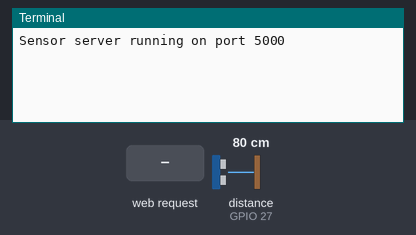
Bench run of a program on a simulated Raspberry Pi (BCM pin numbers). On the bench: the last lines printed to the terminal. The inputs (shaded band) are chosen by the test bench; at power-on: distance to the obstacle (sensor on GPIO 27) 80 cm. The echo pulse lasts 58.3 µs per cm; threads take turns every 2 ms.

Above: at 1.2 s.
1.3 s: HTTP request for /distance received
At 1.9 s:
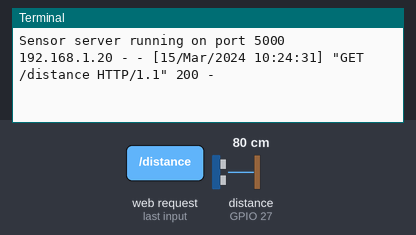
2.8 s: HTTP request for / received
At 4.2 s:
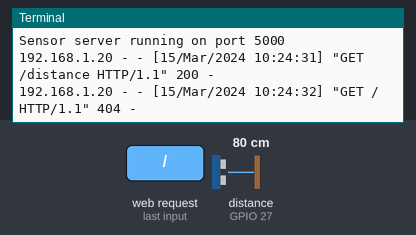

Measured:
- after the input at 1.3 s, the terminal: prints a new line at once (image 1)
- after the input at 2.8 s, the terminal: prints a new line at once (image 2)

The program:

sensor_server.py
```python
import threading
from http.server import BaseHTTPRequestHandler, HTTPServer
from gpiozero import DistanceSensor
from time import sleep

# Initialize sensor
sensor = DistanceSensor(echo=27, trigger=17, max_distance=4.0)

# Global variable for distance
current_distance = 0.0

# Measurement loop (runs in background thread)
def measure_loop():
    global current_distance
    while True:
        current_distance = sensor.distance * 100  # Convert meters to cm
        sleep(0.2)  # Update (in seconds)

# HTTP handler for /distance
class DistanceHandler(BaseHTTPRequestHandler):
    def do_GET(self):
        if self.path == '/distance':
            self.send_response(200)
            self.send_header('Content-type', 'text/plain')
            self.send_header('Access-Control-Allow-Origin', '*')  # Allow browser access from any origin
            self.end_headers()
            self.wfile.write(f"{current_distance:.2f}".encode('utf-8'))
        else:
            self.send_error(404, 'Not Found')

# Server runner
def run_server():
    server_address = ('0.0.0.0', 5000)  # Bind to all interfaces (network-accessible)
    httpd = HTTPServer(server_address, DistanceHandler)
    print("Sensor server running on port 5000")
    httpd.serve_forever()

# Start measurement thread
threading.Thread(target=measure_loop, daemon=True).start()

# Run server in main thread
run_server()
```
